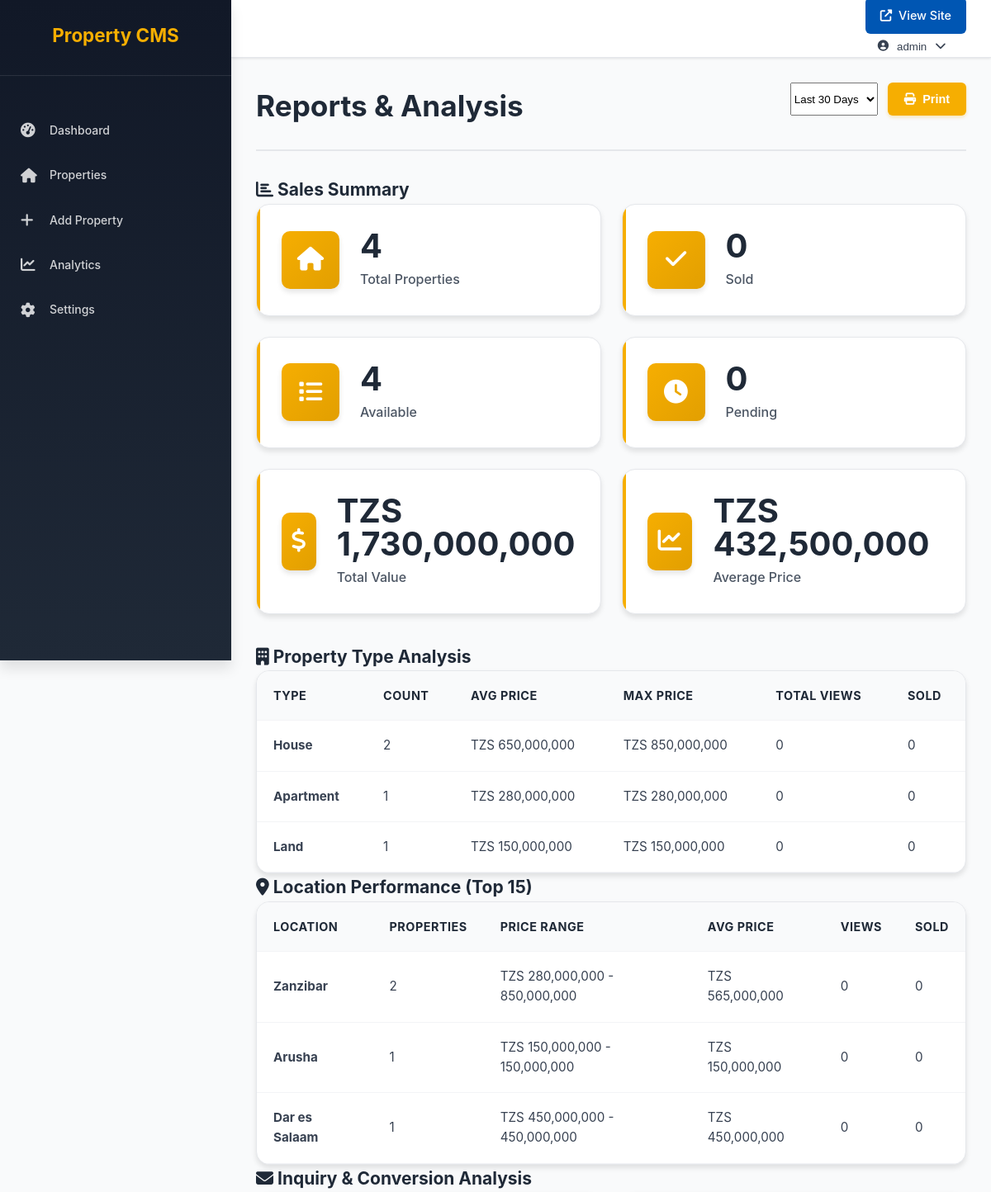
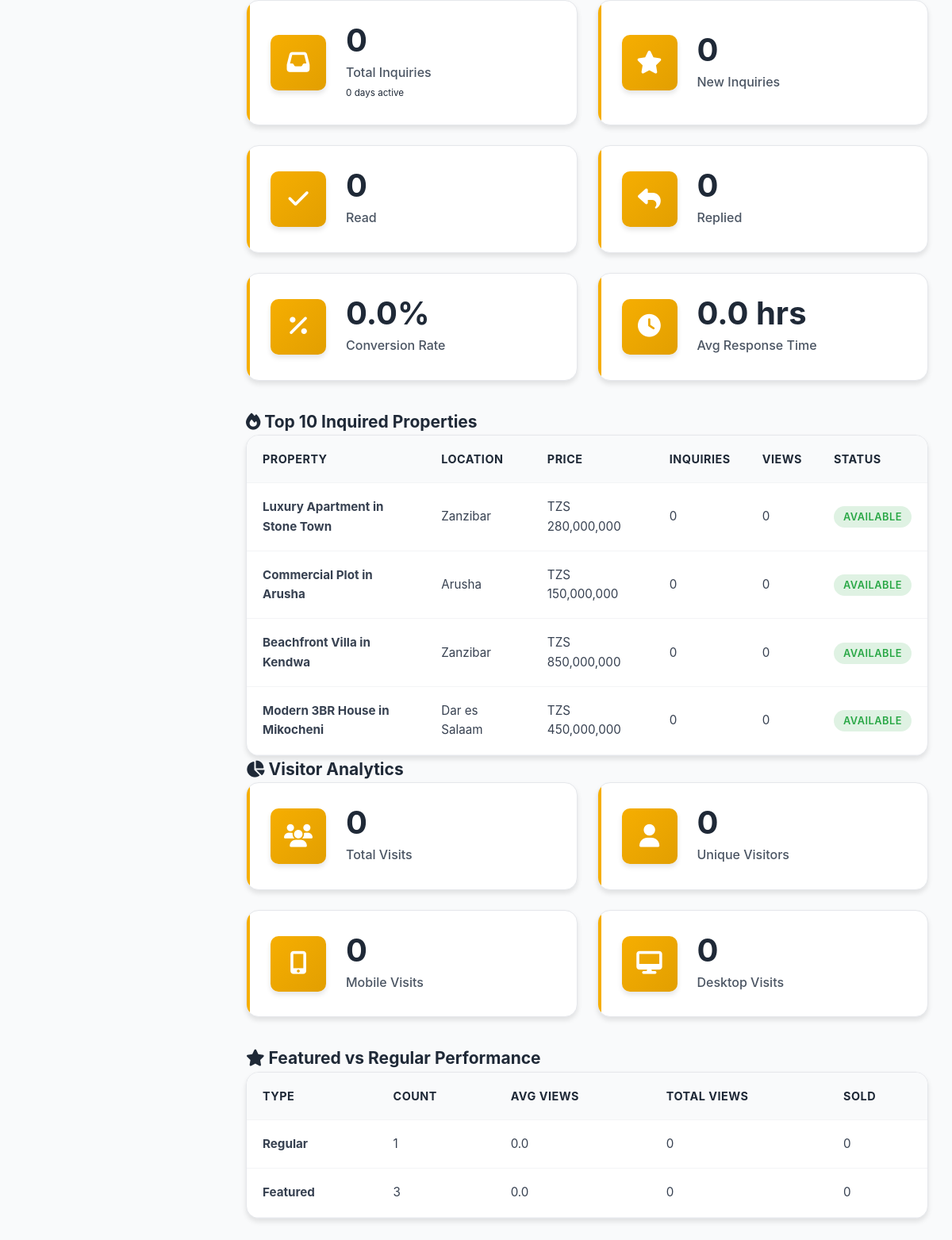
The page /admin/reports.php (signed in) on the database its author committed (2 pictures, top to bottom).
### tables this page shows
CREATE TABLE IF NOT EXISTS properties (
    id INT AUTO_INCREMENT PRIMARY KEY,
    title VARCHAR(255) NOT NULL,
    description TEXT,
    property_type ENUM('house', 'apartment', 'land', 'commercial') NOT NULL,
    location VARCHAR(255) NOT NULL,
    price DECIMAL(15,2) NOT NULL,
    bedrooms INT DEFAULT 0,
    bathrooms INT DEFAULT 0,
    area DECIMAL(10,2) DEFAULT 0,
    images JSON,
    featured BOOLEAN DEFAULT FALSE,
    status ENUM('available', 'sold', 'pending') DEFAULT 'available',
    views INT DEFAULT 0,
    created_at TIMESTAMP DEFAULT CURRENT_TIMESTAMP,
    updated_at TIMESTAMP DEFAULT CURRENT_TIMESTAMP ON UPDATE CURRENT_TIMESTAMP
);

### admin/reports.php (the view, shortened to what the rows shown need)
<?php
$db = Database::getInstance()->getConnection();
try {
    $top_inquired_stmt = $db->prepare("
        SELECT
            p.id,
            p.title,
            p.location,
            p.price,
            COUNT(i.id) as inquiry_count,
            p.views,
            p.status
        FROM properties p
        LEFT JOIN inquiries i ON p.id = i.property_id
        GROUP BY p.id
        ORDER BY inquiry_count DESC
        LIMIT 10
    ");
    $top_inquired_stmt->execute();
    $top_inquired = $top_inquired_stmt->fetchAll(PDO::FETCH_ASSOC);
} catch (PDOException $e) {
    error_log("Report error: " . $e->getMessage());
    $error = "Error loading report data: " . $e->getMessage();
}
?>
<!DOCTYPE html>
<html lang="en">
<head>
    <link rel="stylesheet" href="../assets/css/admin-styles.css">
    <link rel="stylesheet" href="../assets/css/styles.css">
    <link rel="stylesheet" href="https://cdnjs.cloudflare.com/ajax/libs/font-awesome/6.4.0/css/all.min.css">
</head>
<body>
    <div class="admin-layout">
        <?php include 'includes/sidebar.php'; ?>
        <div class="main-content">
            <div class="content-area">
                <div class="page-header">
                    <h1>Reports & Analysis</h1>
                </div>
                <div class="report-section">
                    <h2><i class="fas fa-chart-bar"></i> Sales Summary</h2>
                </div>
                <div class="report-section">
                    <h2><i class="fas fa-building"></i> Property Type Analysis</h2>
                    <div class="table-container">
                        <table class="data-table">
                            <thead>
                                <tr>
                                    <th>Type</th>
                                    <th>Count</th>
                                    <th>Avg Price</th>
                                    <th>Max Price</th>
                                    <th>Total Views</th>
                                    <th>Sold</th>
                                </tr>
                            </thead>
                        </table>
                    </div>
                </div>
                <div class="report-section">
                    <h2><i class="fas fa-map-marker-alt"></i> Location Performance (Top 15)</h2>
                    <div class="table-container">
                        <table class="data-table">
                            <thead>
                                <tr>
                                    <th>Location</th>
                                    <th>Properties</th>
                                    <th>Price Range</th>
                                    <th>Avg Price</th>
                                    <th>Views</th>
                                    <th>Sold</th>
                                </tr>
                            </thead>
                        </table>
                    </div>
                </div>
                <div class="report-section">
                    <h2><i class="fas fa-envelope"></i> Inquiry & Conversion Analysis</h2>
                </div>
                <div class="report-section">
                    <h2><i class="fas fa-fire"></i> Top 10 Inquired Properties</h2>
                    <div class="table-container">
                        <table class="data-table">
                            <thead>
                                <tr>
                                    <th>Property</th>
                                    <th>Location</th>
                                    <th>Price</th>
                                    <th>Inquiries</th>
                                    <th>Views</th>
                                    <th>Status</th>
                                </tr>
                            </thead>
                            <tbody>
                                <?php foreach ($top_inquired as $prop): ?>
                                    <tr>
                                        <td><strong><?php echo htmlspecialchars($prop['title']); ?></strong></td>
                                        <td><?php echo htmlspecialchars($prop['location']); ?></td>
                                        <td>TZS <?php echo number_format($prop['price'], 0); ?></td>
                                        <td><span class="badge badge-primary"><?php echo number_format($prop['inquiry_count']); ?></span></td>
                                        <td><?php echo number_format($prop['views']); ?></td>
                                        <td>
                                            <span class="status-badge status-<?php echo $prop['status']; ?>">
                                                <?php echo ucfirst($prop['status']); ?>
                                            </span>
                                        </td>
                                    </tr>
                                <?php endforeach; ?>
                            </tbody>
                        </table>
                    </div>
                </div>
                <div class="report-section">
                    <h2><i class="fas fa-chart-pie"></i> Visitor Analytics</h2>
                </div>
                <div class="report-section">
                    <h2><i class="fas fa-star"></i> Featured vs Regular Performance</h2>
                    <div class="table-container">
                        <table class="data-table">
                            <thead>
                                <tr>
                                    <th>Type</th>
                                    <th>Count</th>
                                    <th>Avg Views</th>
                                    <th>Total Views</th>
                                    <th>Sold</th>
                                </tr>
                            </thead>
                        </table>
                    </div>
                </div>
            </div>
        </div>
    </div>
</body>
</html>

### rows shown on the page
properties: title "Luxury Apartment in Stone Town", location "Zanzibar", price "280,000,000", inquiry_count "0", views "0", status "AVAILABLE"
properties: title "Commercial Plot in Arusha", location "Arusha", price "150,000,000", inquiry_count "0", views "0", status "AVAILABLE"
properties: title "Beachfront Villa in Kendwa", location "Zanzibar", price "850,000,000", inquiry_count "0", views "0", status "AVAILABLE"
properties: title "Modern 3BR House in Mikocheni", location "Dar es Salaam", price "450,000,000", inquiry_count "0", views "0", status "AVAILABLE"

### other values the page prints
$user['username'] "admin"
$sales_report['total_properties'] "4"
$sales_report['sold_count'] "0"
$sales_report['available_count'] "4"
$sales_report['pending_count'] "0"
$sales_report['total_value'] "1,730,000,000"
$sales_report['avg_price'] "432,500,000"
$type['property_type'] "House"
$type['count'] "2"
$type['avg_price'] "650,000,000"
$type['max_price'] "850,000,000"
$type['total_views'] "0"
$type['sold_count'] "0"
$type['property_type'] "Apartment"
$type['count'] "1"
